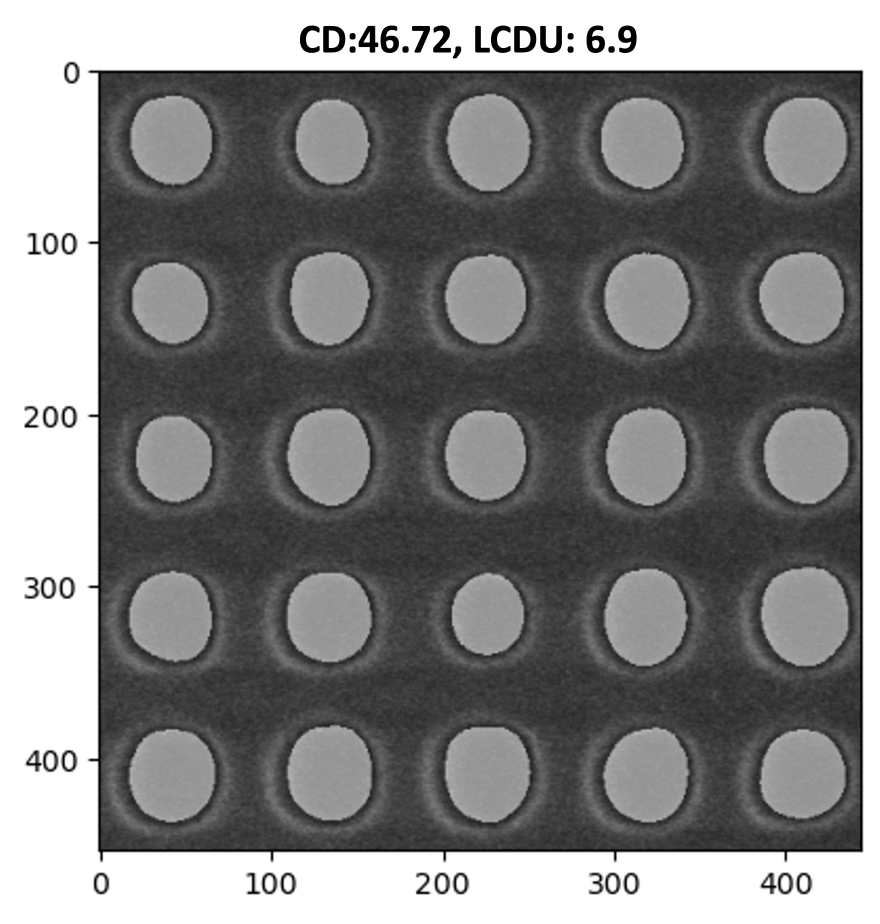
#> input picture Picture1.png, 1760 x 1847 px (shown at 1/2 size)
$ python cdsem.py -i Picture1.png
#> lines starting #> are read from the running program, lines starting #| are printed output that depends on the picture
import sys, argparse
import numpy as np
from scipy import ndimage
import scipy.signal
from scipy.ndimage import label
import matplotlib.pyplot as plt
from sklearn.cluster import KMeans

def main(argv):

    parser = argparse.ArgumentParser(description='Script for calculating CD_X, CD_Y and LCDU for vias.')
    parser.add_argument('-i', dest='input', help = 'input image')
    parser.add_argument('-s', dest='scale', default=1,help = 'pixel scale')
    args=parser.parse_args()

    image = binary(apply_gaussian_blur(grescale_image(read_image(args.input)), kernel_size=15, sigma=15))

    # Create a figure and axes for plotting
    fig, ax = plt.subplots()
    ax.imshow(read_image("holes-2.jpg"), cmap='gray')
    ax.imshow(get_contours(image), cmap='gray', alpha=0.5)

    labeled_image, num_holes = label((image == 0))
    x_bounds = find_x_bounds(labeled_image)
    y_bounds = find_y_bounds(labeled_image)

    cd_x = []
    for label_value, (min_x, max_x) in x_bounds.items():
        cd_x +=  [max_x - min_x]

    cd_y = []
    for label_value, (min_y, max_y) in y_bounds.items():
        cd_y +=  [max_y - min_y]


    print('CD_X:{} CD_Y {} LCDU_X {} LCDU_Y {}'.format(np.mean(cd_x)*args.scale,np.mean(cd_y)*args.scale,3*np.std(cd_x)*args.scale,3*np.std(cd_y)*args.scale))

    return


def read_image(file):
#> called with file = 'Picture1.png'
    return np.array(plt.imread(file))
#> returned value is the input picture: shape (1847, 1760, 4) float32; mean R, G, B, A 0.463, 0.463, 0.463, 0.956

def grescale_image(image):
    return np.dot(image[..., :3], [0.2989, 0.5870, 0.1140])
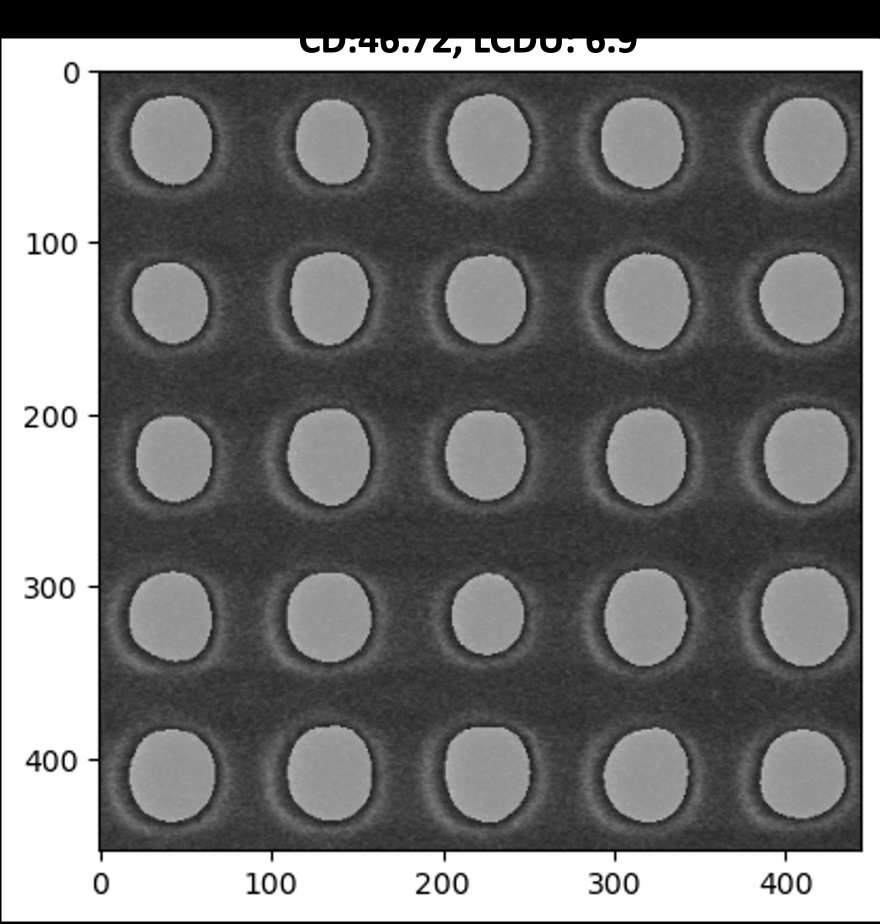
#> returned value: shape (1847, 1760) float64 (shown at 1/2 size); min 0, max 1, mean 0.461

def gaussian_kernel(size=5, sigma=1):

#> called with size = 15, sigma = 15
    ax = np.linspace(-(size // 2), size // 2, size)
#> ax = [-7, -6, -5, -4, -3, -2, -1, 0, 1, 2, 3, 4, 5, 6, 7]
    xx, yy = np.meshgrid(ax, ax)
    kernel = np.exp(-(xx**2 + yy**2) / (2.0 * sigma**2))
    return kernel / np.sum(kernel)  # Normalize

def apply_gaussian_blur(image, kernel_size=5, sigma=1):

    kernel = gaussian_kernel(kernel_size, sigma)
    blurred = scipy.signal.convolve2d(image, kernel, mode='same', boundary='symm')
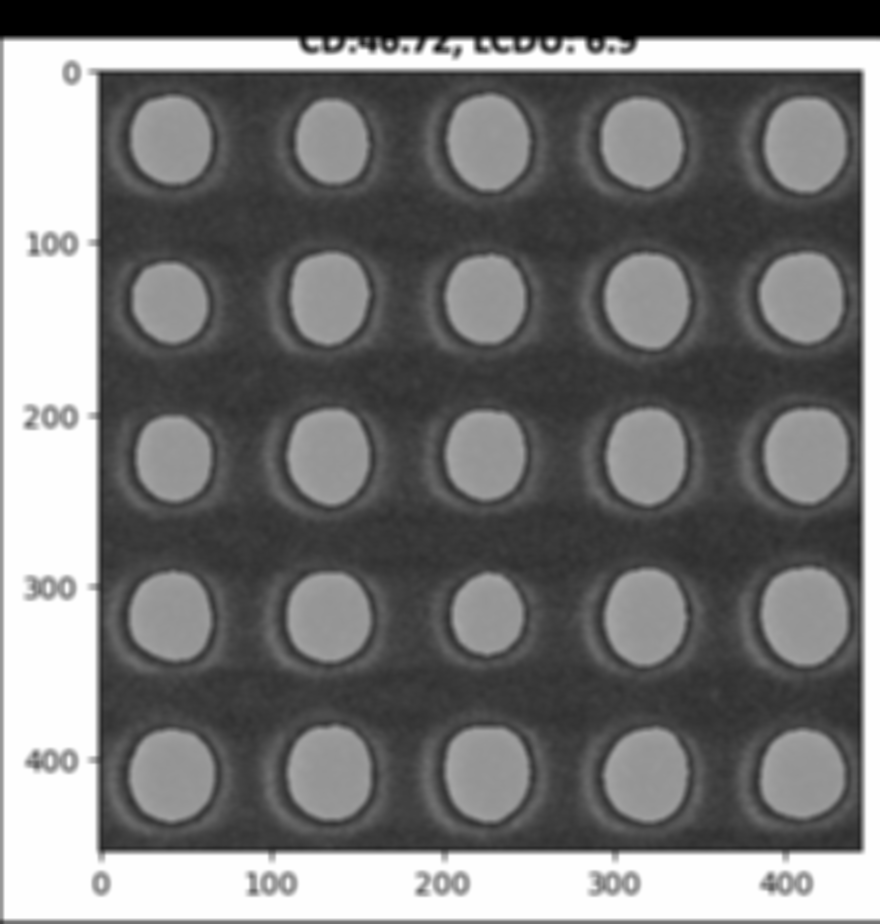
#> blurred: shape (1847, 1760) float64 (shown at 1/2 size); min 0, max 1, mean 0.461
    return blurred

def binary(image,threshold=100):
#> called with threshold = 100
    return (image > threshold) * 255
#> returned value: shape (1847, 1760) int64; every value is 0

# [43 lines left out: functions get_contours, find_x_bounds, find_y_bounds, not called in this run]

if __name__ == "__main__":
    main(sys.argv[1:])
#> (the run stopped early here; a loop or call above may not have finished)
